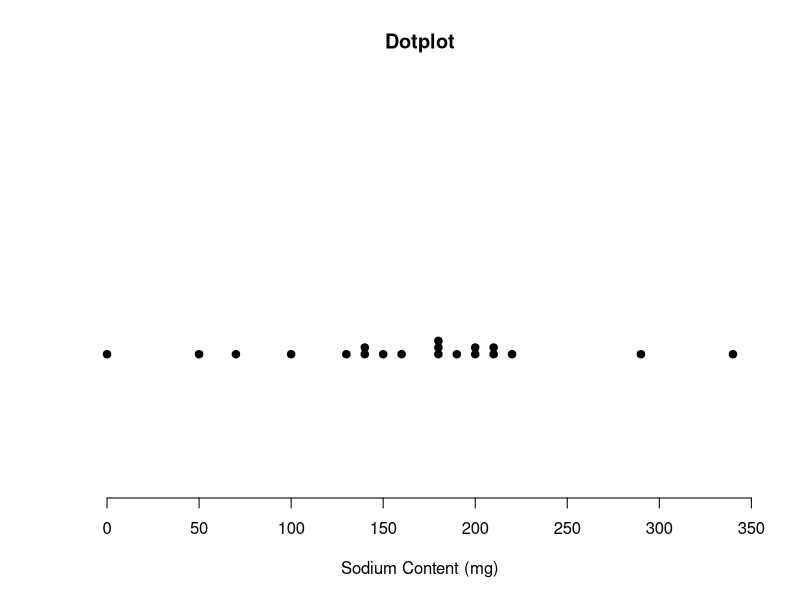
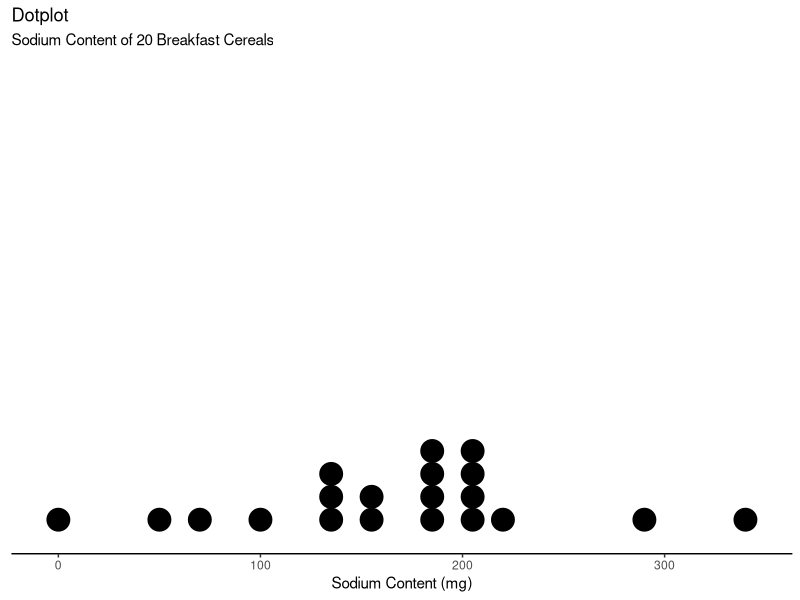

These figures' R source, in order:
#############################################################
## R code to reproduce statistical analysis in the textbook:
## Agresti, Franklin, Klingenberg
## Statistics: The Art & Science of Learning from Data
## 4th Edition, Pearson 2017
## Web: ArtofStat.com
## Copyright: Bernhard Klingenberg
############################################################

###################
###  Chapter 2  ###
###  Example 4  ###
###################

##############
## Dotplots ##
##############

# Read in Sodium values:
Sodium <- c(0, 340, 70, 140, 200, 180, 210, 150, 100, 130, 140, 180, 190, 160,290, 50, 220, 180, 200, 210)

# Create Dotplot:
stripchart(Sodium, method="stack", pch=19, ylim=c(0,3), frame.plot=FALSE, xlab="Sodium Content (mg)", main="Dotplot")

# You may have to resize the plotting window and then execute the command again for this plot to look nice.
# You may also have to try different values for ylim

# A slightly better dotplot can be obtained with the ggplot2 library.
# To install it, type install.packages(ggplot2)
library(ggplot2)
ggplot(data.frame(Sodium), aes(x=Sodium)) + 
  geom_dotplot() +
  labs(x="Sodium Content (mg)", title="Dotplot", subtitle="Sodium Content of 20 Breakfast Cereals") +
  theme_classic() +
  theme(axis.line.y=element_blank(),
        axis.text.y=element_blank(),
        axis.ticks.y=element_blank(),
        axis.title.y=element_blank()
  )

